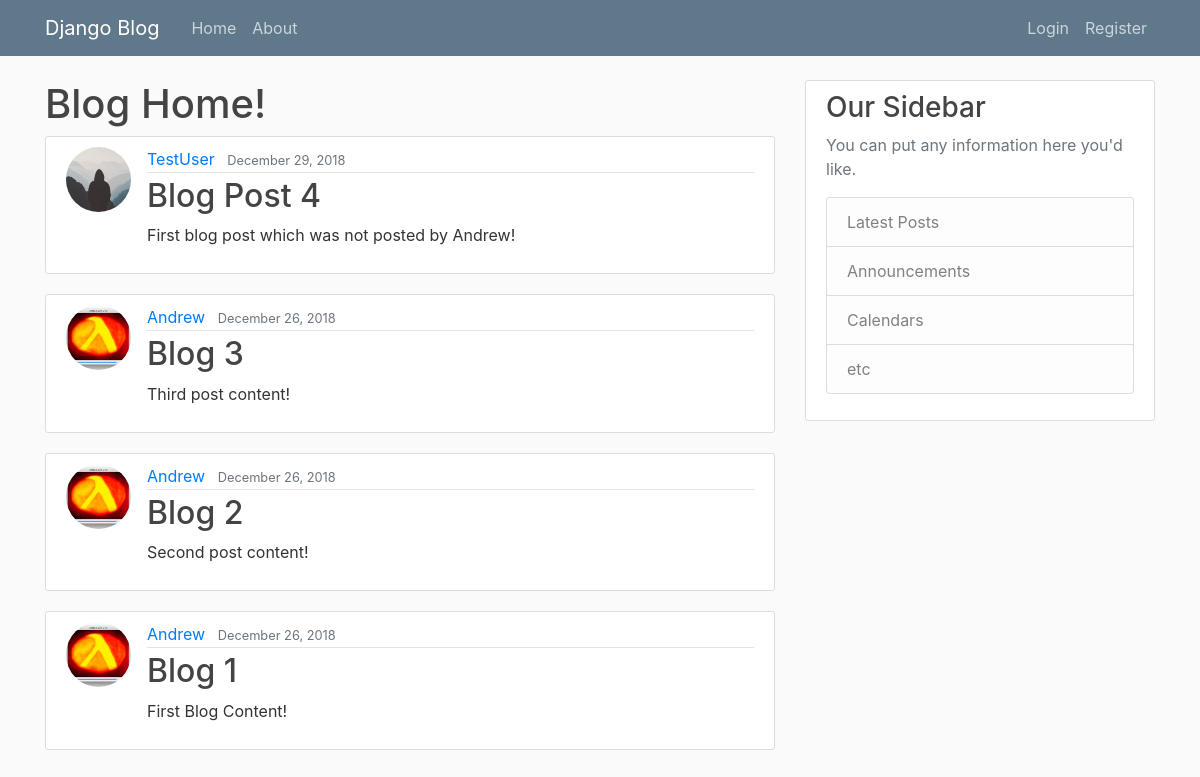
The app's page /, older data.
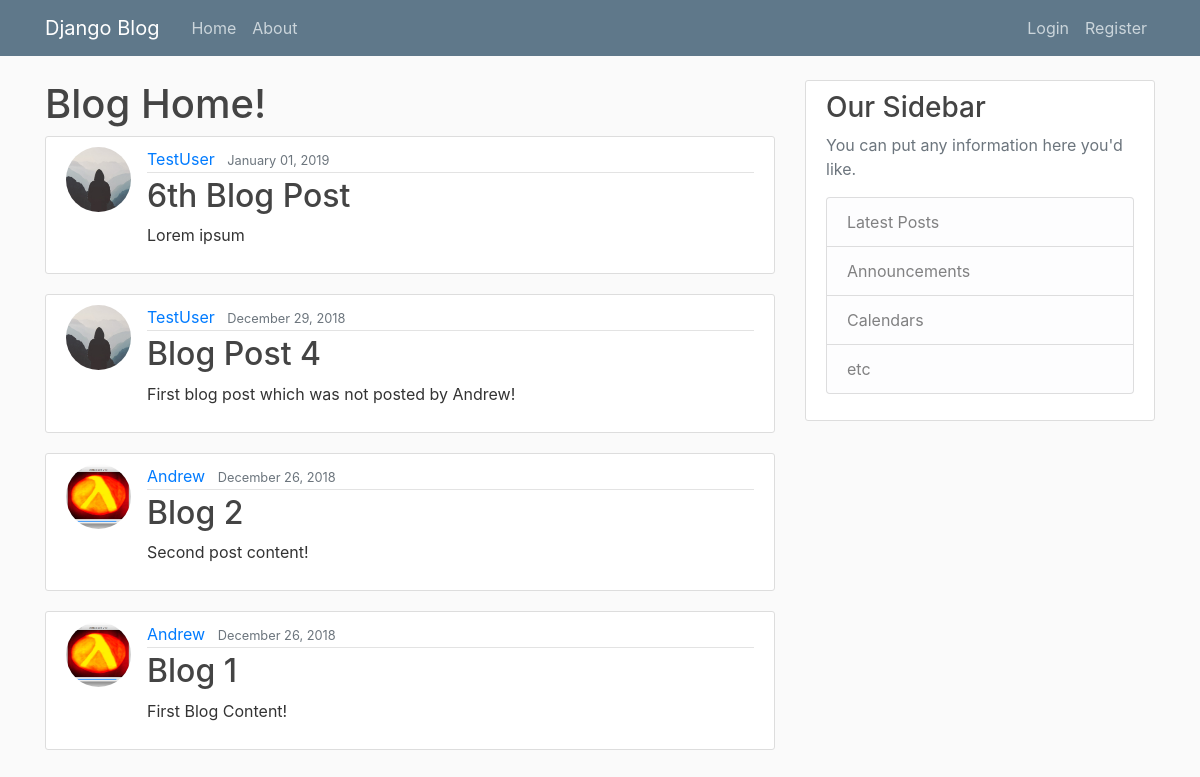
The same page, newer data.
### blog/models.py (models this page shows, shortened)
class Post(models.Model):
	title = models.CharField(max_length=100)
	content = models.TextField()
	date_posted = models.DateTimeField(default=timezone.now)
	author = models.ForeignKey(User, on_delete=models.CASCADE)

### users/models.py (models this page shows, shortened)
class Profile(models.Model):
	user = models.OneToOneField(User, on_delete=models.CASCADE)
	image = models.ImageField(default='default.jpg', upload_to='profile_pics')

### blog/views.py (the view)
# urls.py: path('', PostListView.as_view(), name='blog-home'),
class PostListView(ListView):
	model = Post
	template_name = 'blog/home.html' 	# <app>/<model>_<viewtype>.html
	context_object_name = 'posts'       # the equivalent of "context"
	ordering = ['-date_posted']
	paginate_by = 5

### blog/templates/blog/home.html (shortened to what this page needs)
{% extends "blog/base.html" %}
{% block content %}
	<h1>Blog Home!</h1>
	{% for post in posts %}
		<article class="media content-section">
			<img class="rounded-circle article-img" src="{{ post.author.profile.image.url }}">
		  	<div class="media-body">
		    	<div class="article-metadata">
		      		<a class="mr-2" href="#">{{ post.author }}</a>
		      		<small class="text-muted">{{ post.date_posted|date:"F d, Y" }}</small>
		    	</div>
		    	<h2><a class="article-title" href="{% url 'post-detail' post.id %}"> {{ post.title }}</a></h2>
		    	<p class="article-content">{{ post.content }}</p>
		  	</div>
		</article>
	{% endfor %}
{% endblock content %}

### blog/templates/blog/base.html (shortened to what this page needs)
{% load static %}
<!DOCTYPE html>
<html>
<head>
    <link rel="stylesheet" href="https://maxcdn.bootstrapcdn.com/bootstrap/4.0.0/css/bootstrap.min.css">
	<link rel="stylesheet" type="text/css" href="{% static 'blog/main.css' %}">
</head>
<body>
	<header class="site-header">
	  <nav class="navbar navbar-expand-md navbar-dark bg-steel fixed-top">
	    <div class="container">
	      	<a class="navbar-brand mr-4" href="{% url 'blog-home' %}">Django Blog</a>
	      	<div class="collapse navbar-collapse" id="navbarToggle">
	        <div class="navbar-nav mr-auto">
	          	<a class="nav-item nav-link" href="{% url 'blog-home'%}">Home</a>
	          	<a class="nav-item nav-link" href="{% url 'blog-about'%}">About</a>
	        </div>
	        <div class="navbar-nav">
	        	{% if user.is_authenticated %}
	        		<a class="nav-item nav-link" href="{% url 'post-create' %}">New Post</a>
	        		<a class="nav-item nav-link" href="{% url 'profile' %}">Profile</a>
	        		<a class="nav-item nav-link" href="{% url 'logout' %}">Logout</a>
	        	{% else %}
	          		<a class="nav-item nav-link" href="{% url 'login' %}">Login</a>
	          		<a class="nav-item nav-link" href="{% url 'register' %}">Register</a>
	          	{% endif %}
	        </div>
	      </div>
	    </div>
	  </nav>
	</header>
	<main role="main" class="container">
	  <div class="row">
	    <div class="col-md-8">
	      	{% block content %}{% endblock %}
	    </div>
	    <div class="col-md-4">
	      	<div class="content-section">
	        	<h3>Our Sidebar</h3>
	        	<p class='text-muted'>You can put any information here you'd like.
	          <ul class="list-group">
	            	<li class="list-group-item list-group-item-light">Latest Posts</li>
	            	<li class="list-group-item list-group-item-light">Announcements</li>
	            	<li class="list-group-item list-group-item-light">Calendars</li>
	            	<li class="list-group-item list-group-item-light">etc</li>
	          	</ul>
	        	</p>
	      	</div>
	    	</div>
	  	</div>
	</main>
</body>
</html>

### blog/static/blog/main.css (style rules this page uses)
body { background: #fafafa; color: #333333; margin-top: 5rem; }
h1, h2, h3, h4, h5, h6 { color: #444444; }
ul { margin: 0; }
.bg-steel { background-color: #5f788a; }
.site-header .navbar-nav .nav-link { color: #cbd5db; }
.content-section { background: #ffffff; padding: 10px 20px; border: 1px solid #dddddd; border-radius: 3px; margin-bottom: 20px; }
.article-title { color: #444444; }
.article-content { white-space: pre-line; }
.article-img { height: 65px; width: 65px; margin-right: 16px; }
.article-metadata { padding-bottom: 1px; margin-bottom: 4px; border-bottom: 1px solid #e3e3e3 }

Row changes from the older to the newer data that the page shows:
removed Post: author.profile.image (picture), author "Andrew", date_posted "December 26, 2018", title "Blog 3", content "Third post content!"
added Post: author.profile.image (placeholder picture), author "TestUser", date_posted "January 01, 2019", title "6th Blog Post", content "Lorem ipsum"
